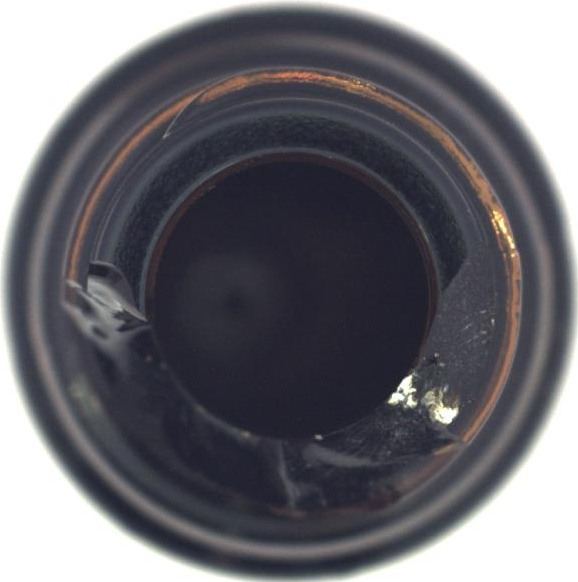
#> input picture DL/bottle/dataset/crops_fixed/bad-broken_large/001_png.rf.bb06f28475aa424ac862de18c3bc3040_0.jpg, 578 x 582 px; its folder holds 4 pictures in this run
$ python 05_01_make_video.py
#> lines starting #> are read from the running program, lines starting #| are printed output that depends on the picture
import cv2
import numpy as np
from pathlib import Path
from collections import defaultdict
import random
import pandas as pd

# 🔠 클래스 정의
names = ['bad-broken_large', 'bad-broken_small', 'bad-contamination', 'bottle-good']

# 📁 경로 설정
root = Path(__file__).parent.resolve()
image_dir = root / 'dataset/fixed_data_split/test'
csv_path = root / 'save/updated_diff_files.csv'

# 🎯 비디오 설정
output_width = 640
output_height = 640
fps = 30
duration_sec = 30
total_frames = fps * duration_sec

# 🧾 CSV 불러오기
if not csv_path.exists():
    raise FileNotFoundError("❌ matched_result.csv 파일이 없습니다.")
df = pd.read_csv(csv_path)
#> (reads DL/bottle/save/updated_diff_files.csv from the repository)
df['matched_class'] = df['yolo'].map(dict(zip(df['origin'], df['class'])))
matched_dict = dict(zip(df['origin'], df['matched_class']))  # 오답: matched_class 존재

# 🟥 오답 이미지 2개 추출
all_wrong = [f for f in matched_dict if matched_dict[f] is not None]
random.shuffle(all_wrong)
selected_wrong = all_wrong[:2]

# 🔄 모든 이미지 경로 수집
all_image_paths = []
for class_name in names:
    class_dir = image_dir / class_name
    if class_dir.exists():
        all_image_paths.extend(list(class_dir.glob('*.jpg')))
#> pass 2 of the loop `for class_name in names:`:
#> pass 3 of the loop `for class_name in names:`:
#> the loop made 4 passes; the first 3 are shown

# 🧹 오답 제외하고 랜덤으로 10개 추출 (중복 없음)
remaining_candidates = [p for p in all_image_paths if p.name not in selected_wrong]
random.shuffle(remaining_candidates)
selected_random = remaining_candidates[:10]

# 📸 최종 이미지 목록 (2 오답 + 10 랜덤 = 총 12개)
final_paths = [p for p in all_image_paths if p.name in selected_wrong] + selected_random

# 🖼️ 이미지 처리
resized_imgs = []
for path in final_paths:
    img = cv2.imread(str(path))
#> img is the input picture: shape (582, 578, 3); mean B, G, R 113.9, 107.6, 108.5
    if img is None:
        continue

    img = cv2.resize(img, (output_width, output_height))
#> img: shape (640, 640, 3)
    class_name = path.parent.name
    is_wrong = matched_dict.get(path.name, None) is not None

    font = cv2.FONT_HERSHEY_SIMPLEX
    scale = 1
    thickness = 2
    pos = (10, output_height - 10)
    color = (0, 0, 255) if is_wrong else (255, 255, 255)  # 빨강 or 흰색

    # 텍스트 삽입
    cv2.putText(img, class_name, pos, font, scale, (0, 0, 0), thickness + 2, cv2.LINE_AA)
    cv2.putText(img, class_name, pos, font, scale, color, thickness, cv2.LINE_AA)
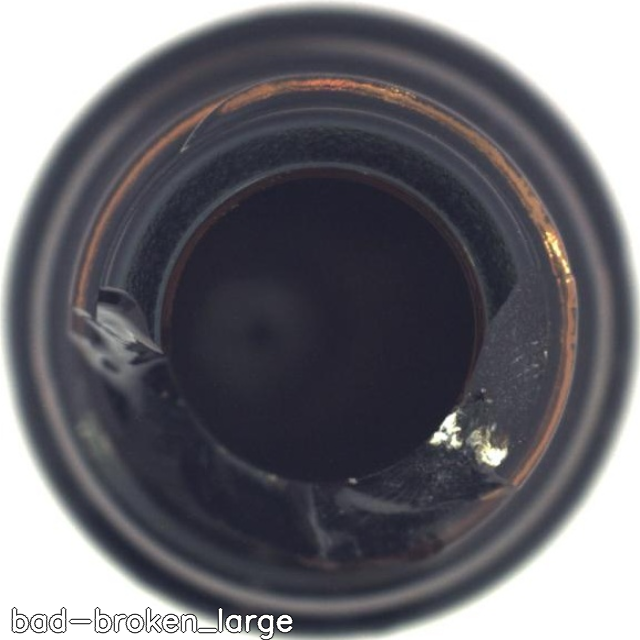
#> img: shape (640, 640, 3); mean B, G, R 113.5, 107.1, 108.1

    resized_imgs.append(img)
#> pass 2 of the loop `for path in final_paths:`:
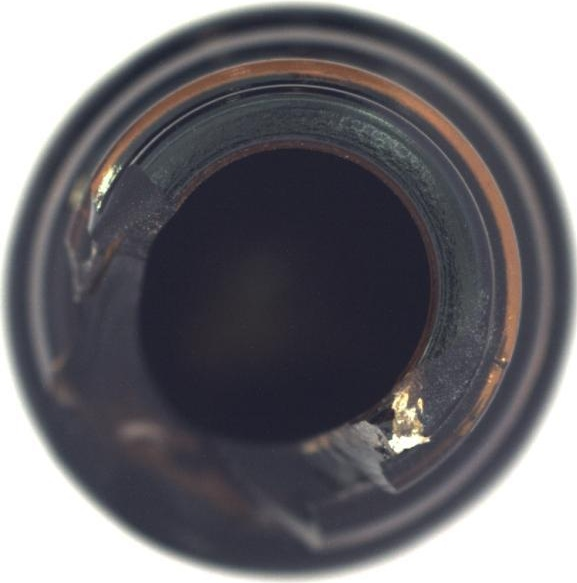
#> input picture DL/bottle/dataset/crops_fixed/bad-broken_large/006_png.rf.783f25894f1a4577596d0d7512ef687b_aug_vflip_0.jpg, 577 x 583 px
#> img is the input picture: shape (583, 577, 3); mean B, G, R 116, 110.8, 112.4
#> `cv2.putText(img, class_name, pos, font, scale, color, thickness, cv2.L..`:
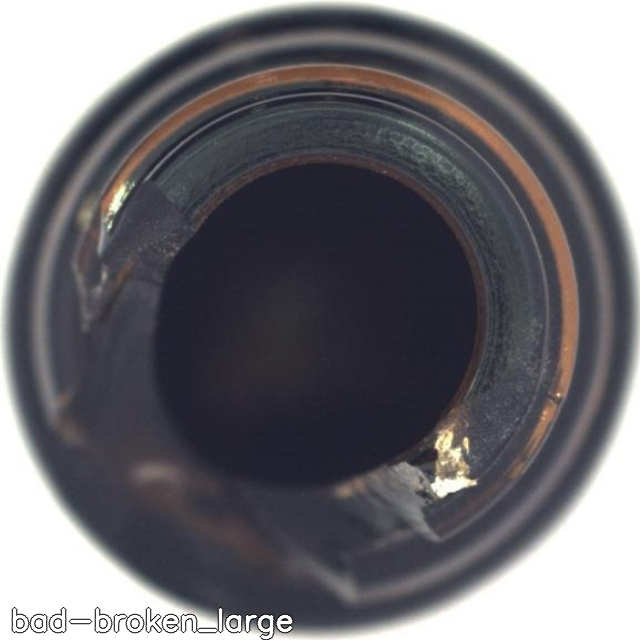
#> img: shape (640, 640, 3); mean B, G, R 115.4, 110.3, 111.9
#> pass 3 of the loop `for path in final_paths:`:
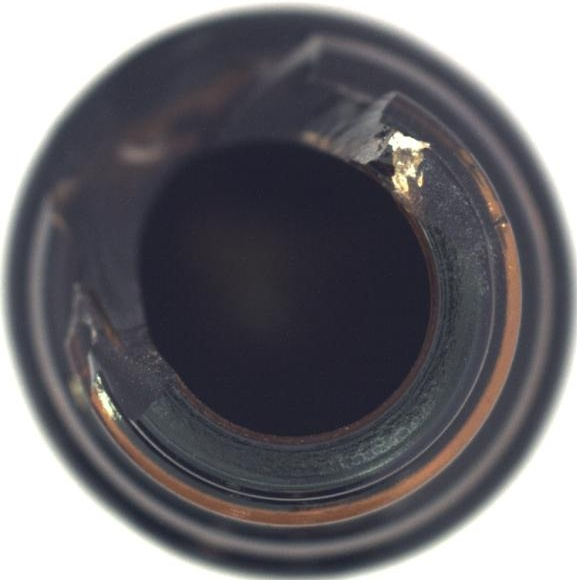
#> input picture DL/bottle/dataset/crops_fixed/bad-broken_large/006_png.rf.783f25894f1a4577596d0d7512ef687b_0.jpg, 577 x 580 px
#> img is the input picture: shape (580, 577, 3); mean B, G, R 115.3, 110.1, 111.7
#> `cv2.putText(img, class_name, pos, font, scale, color, thickness, cv2.L..`:
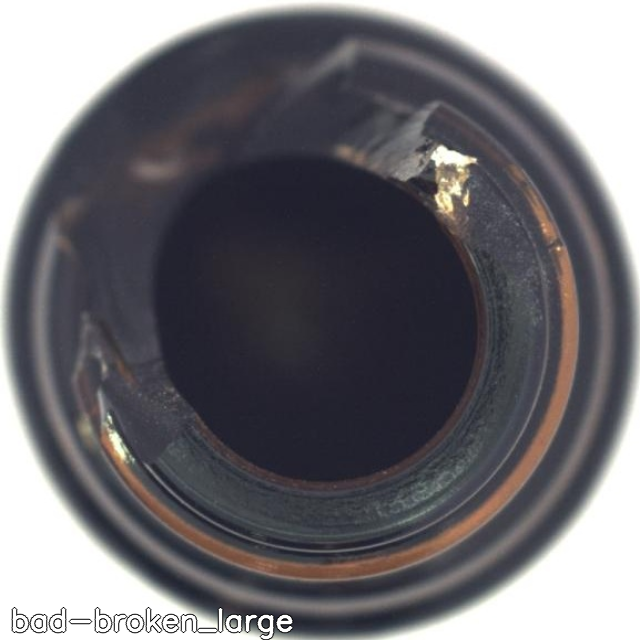
#> img: shape (640, 640, 3); mean B, G, R 114.8, 109.7, 111.2
#> the loop made 4 passes; the first 3 are shown

# 🧱 긴 배너 이미지 생성
if not resized_imgs:
    raise RuntimeError("선택된 이미지가 없습니다.")
long_img = np.hstack(resized_imgs)
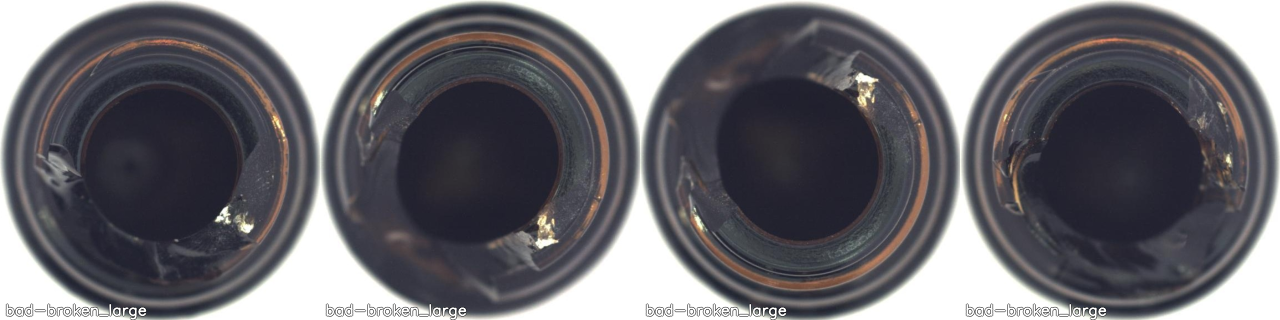
#> long_img: shape (640, 2560, 3) (shown at 1/2 size); mean B, G, R 114.9, 109.3, 110.7
long_width = long_img.shape[1]
#> long_width = 2560

if long_width <= output_width:
    raise ValueError("이미지 너비가 영상보다 작아 스크롤할 수 없습니다.")

# 🎞️ 비디오 저장
fourcc = cv2.VideoWriter_fourcc(*'mp4v')
video_path = root / 'dataset' / 'scroll_label_video.mp4'
video = cv2.VideoWriter(str(video_path), fourcc, fps, (output_width, output_height))

if not video.isOpened():
    raise RuntimeError("VideoWriter 초기화 실패")

# ⬅️ 스크롤 영상 생성
for i in range(total_frames):
    dx = int((long_width - output_width) * (1 - i / total_frames))
    frame = long_img[:, dx:dx + output_width]

    if frame.shape[1] != output_width:
        pad = output_width - frame.shape[1]
        frame = cv2.copyMakeBorder(frame, 0, 0, 0, pad, cv2.BORDER_CONSTANT, value=0)

    video.write(frame.astype(np.uint8))
#> this loop made 900 passes
#> pass 1, `frame = long_img[:, dx:dx + output_width]`:
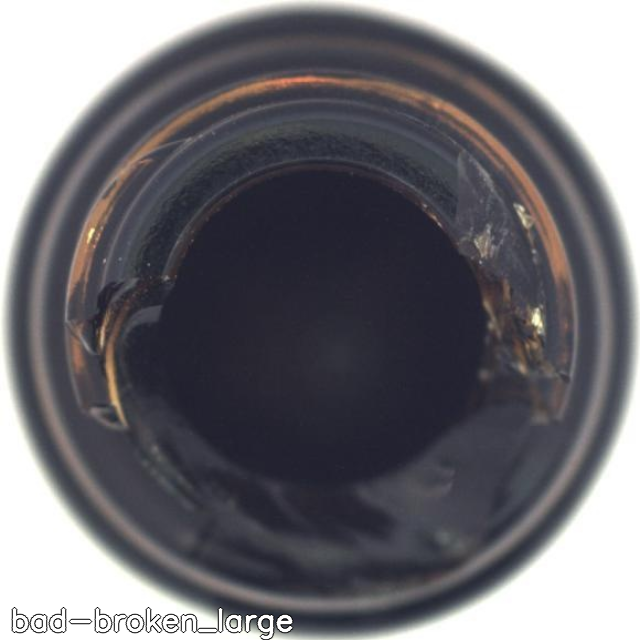
#> frame: shape (640, 640, 3); mean B, G, R 116, 110.1, 111.5
#> pass 2, `frame = long_img[:, dx:dx + output_width]`:
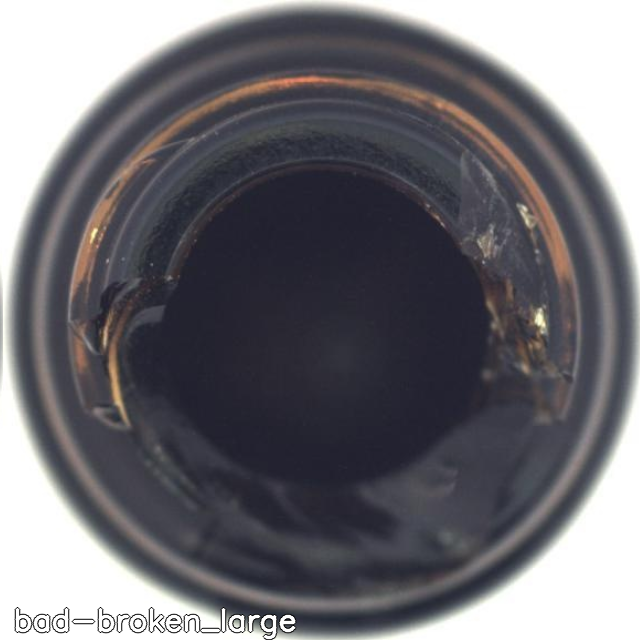
#> frame: shape (640, 640, 3); mean B, G, R 116, 110.1, 111.5
#> pass 3, `frame = long_img[:, dx:dx + output_width]`:
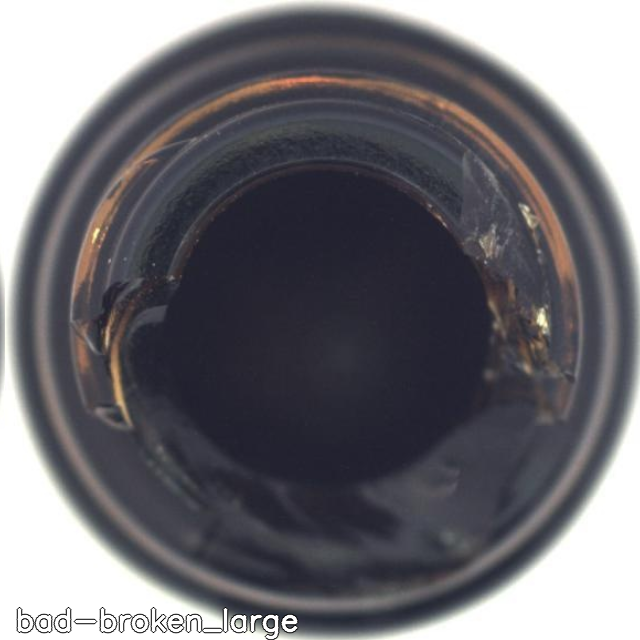
#> frame: shape (640, 640, 3); mean B, G, R 115.9, 110.1, 111.5
#> after the loop:
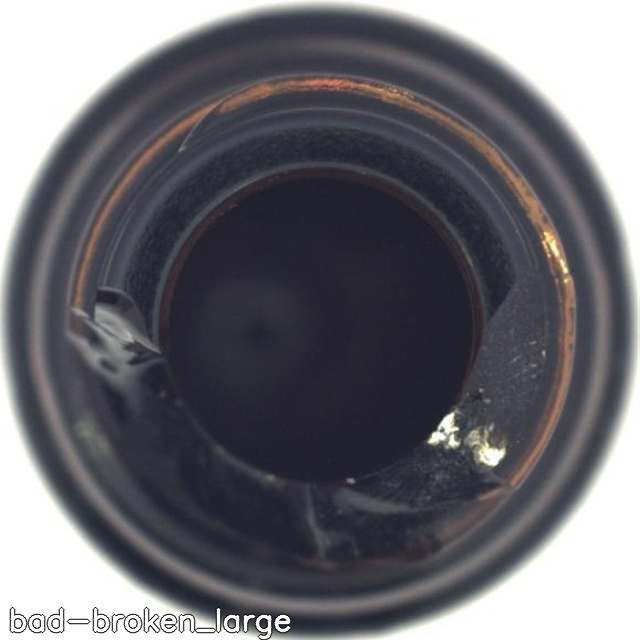
#> frame: shape (640, 640, 3); mean B, G, R 113.5, 107.1, 108.1

video.release()
print("✅ scroll_label_video.mp4 생성 완료! (2 오답 포함, 총 12장)")
